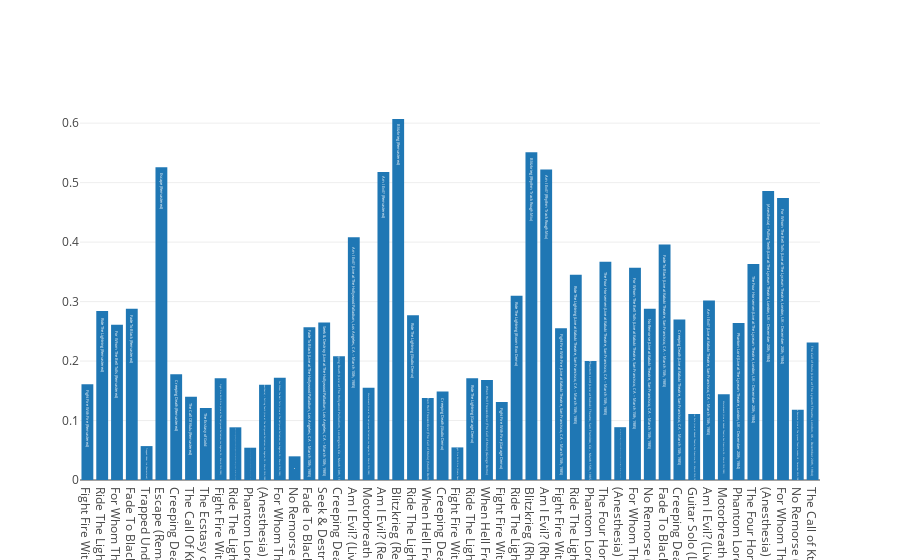

Notebook source saved alongside this figure:
### Code cell
weezer = get_album_stats('ride the lightning')

### Figure 1 — Plotly figure (JSON) as saved in the notebook; plotly's stock layout.template omitted (floating-point values rounded to 4 significant figures)
{"data": [{"text": ["Fight Fire With Fire (Remastered)", "Ride The Lightning (Remastered)", "For Whom The Bell Tolls (Remastered)", "Fade To Black (Remastered)", "Trapped Under Ice (Remastered)", "Escape (Remastered)", "Creeping Death (Remastered)", "The Call Of Ktulu (Remastered)", "The Ecstasy of Gold", "Fight Fire With Fire (Live at The Hollywood Palladium, Los Angeles, CA – March 10th, 1985)", "Ride The Lightning (Live at The Hollywood Palladium, Los Angeles, CA – March 10th, 1985)", "Phantom Lord (Live at The Hollywood Palladium, Los Angeles, CA – March 10th, 1985)", "(Anesthesia) – Pulling Teeth (Live at The Hollywood Palladium, Los Angeles, CA – March 10th, 1985)", "For Whom The Bell Tolls (Live at The Hollywood Palladium, Los Angeles, CA – March 10th, 1985)", "No Remorse (Live at The Hollywood Palladium, Los Angeles, CA – March 10th, 1985)", "Fade To Black (Live at The Hollywood Palladium, Los Angeles, CA – March 10th, 1985)", "Seek & Destroy (Live at The Hollywood Palladium, Los Angeles, CA – March 10th, 1985)", "Creeping Death (Live at The Hollywood Palladium, Los Angeles, CA – March 10th, 1985)", "Am I Evil? (Live at The Hollywood Palladium, Los Angeles, CA – March 10th, 1985)", "Motorbreath (Live at The Hollywood Palladium, Los Angeles, CA – March 10th, 1985)", "Am I Evil? (Remastered)", "Blitzkrieg (Remastered)", "Ride The Lightning (Studio Demo)", "When Hell Freezes Over (The Call of Ktulu) (Studio Demo)", "Creeping Death (Studio Demo)", "Fight Fire With Fire (Studio Demo)", "Ride The Lightning (Garage Demo)", "When Hell Freezes Over (The Call of Ktulu) (Garage Demo)", "Fight Fire With Fire (Garage Demo)", "Ride The Lightning (Boom Box Demo)", "Blitzkrieg (Rhythm Track Rough Mix)", "Am I Evil? (Rhythm Track Rough Mix)", "Fight Fire With Fire (Live at Kabuki Theatre, San Francisco, CA – March 15th, 1985)", "Ride The Lightning (Live at Kabuki Theatre, San Francisco, CA – March 15th, 1985)", "Phantom Lord (Live at Kabuki Theatre, San Francisco, CA – March 15th, 1985)", "The Four Horsemen (Live at Kabuki Theatre, San Francisco, CA – March 15th, 1985)", "(Anesthesia) – Pulling Teeth (Live at Kabuki Theatre, San Francisco, CA – March 15th, 1985)", "For Whom The Bell Tolls (Live at Kabuki Theatre, San Francisco, CA – March 15th, 1985)", "No Remorse (Live at Kabuki Theatre, San Francisco, CA – March 15th, 1985)", "Fade To Black (Live at Kabuki Theatre, San Francisco, CA – March 15th, 1985)", "Creeping Death (Live at Kabuki Theatre, San Francisco, CA – March 15th, 1985)", "Guitar Solo (Live at Kabuki Theatre, San Francisco, CA – March 15th, 1985)", "Am I Evil? (Live at Kabuki Theatre, San Francisco, CA – March 15th, 1985)", "Motorbreath (Live at Kabuki Theatre, San Francisco, CA – March 15th, 1985)", "Phantom Lord (Live at The Lyceum Theatre, London, UK – December 20th, 1984)", "The Four Horsemen (Live at The Lyceum Theatre, London, UK – December 20th, 1984)", "(Anesthesia) – Pulling Teeth (Live at The Lyceum Theatre, London, UK – December 20th, 1984)", "For Whom The Bell Tolls (Live at The Lyceum Theatre, London, UK – December 20th, 1984)", "No Remorse (Live at The Lyceum Theatre, London, UK – December 20th, 1984)", "The Call of Ktulu (Live at The Lyceum Theatre, London, UK – December 20th, 1984)"], "type": "bar", "x": ["Fight Fire With Fire (Remastered)", "Ride The Lightning (Remastered)", "For Whom The Bell Tolls (Remastered)", "Fade To Black (Remastered)", "Trapped Under Ice (Remastered)", "Escape (Remastered)", "Creeping Death (Remastered)", "The Call Of Ktulu (Remastered)", "The Ecstasy of Gold", "Fight Fire With Fire (Live at The Hollywood Palladium, Los Angeles, CA – March 10th, 1985)", "Ride The Lightning (Live at The Hollywood Palladium, Los Angeles, CA – March 10th, 1985)", "Phantom Lord (Live at The Hollywood Palladium, Los Angeles, CA – March 10th, 1985)", "(Anesthesia) – Pulling Teeth (Live at The Hollywood Palladium, Los Angeles, CA – March 10th, 1985)", "For Whom The Bell Tolls (Live at The Hollywood Palladium, Los Angeles, CA – March 10th, 1985)", "No Remorse (Live at The Hollywood Palladium, Los Angeles, CA – March 10th, 1985)", "Fade To Black (Live at The Hollywood Palladium, Los Angeles, CA – March 10th, 1985)", "Seek & Destroy (Live at The Hollywood Palladium, Los Angeles, CA – March 10th, 1985)", "Creeping Death (Live at The Hollywood Palladium, Los Angeles, CA – March 10th, 1985)", "Am I Evil? (Live at The Hollywood Palladium, Los Angeles, CA – March 10th, 1985)", "Motorbreath (Live at The Hollywood Palladium, Los Angeles, CA – March 10th, 1985)", "Am I Evil? (Remastered)", "Blitzkrieg (Remastered)", "Ride The Lightning (Studio Demo)", "When Hell Freezes Over (The Call of Ktulu) (Studio Demo)", "Creeping Death (Studio Demo)", "Fight Fire With Fire (Studio Demo)", "Ride The Lightning (Garage Demo)", "When Hell Freezes Over (The Call of Ktulu) (Garage Demo)", "Fight Fire With Fire (Garage Demo)", "Ride The Lightning (Boom Box Demo)", "Blitzkrieg (Rhythm Track Rough Mix)", "Am I Evil? (Rhythm Track Rough Mix)", "Fight Fire With Fire (Live at Kabuki Theatre, San Francisco, CA – March 15th, 1985)", "Ride The Lightning (Live at Kabuki Theatre, San Francisco, CA – March 15th, 1985)", "Phantom Lord (Live at Kabuki Theatre, San Francisco, CA – March 15th, 1985)", "The Four Horsemen (Live at Kabuki Theatre, San Francisco, CA – March 15th, 1985)", "(Anesthesia) – Pulling Teeth (Live at Kabuki Theatre, San Francisco, CA – March 15th, 1985)", "For Whom The Bell Tolls (Live at Kabuki Theatre, San Francisco, CA – March 15th, 1985)", "No Remorse (Live at Kabuki Theatre, San Francisco, CA – March 15th, 1985)", "Fade To Black (Live at Kabuki Theatre, San Francisco, CA – March 15th, 1985)", "Creeping Death (Live at Kabuki Theatre, San Francisco, CA – March 15th, 1985)", "Guitar Solo (Live at Kabuki Theatre, San Francisco, CA – March 15th, 1985)", "Am I Evil? (Live at Kabuki Theatre, San Francisco, CA – March 15th, 1985)", "Motorbreath (Live at Kabuki Theatre, San Francisco, CA – March 15th, 1985)", "Phantom Lord (Live at The Lyceum Theatre, London, UK – December 20th, 1984)", "The Four Horsemen (Live at The Lyceum Theatre, London, UK – December 20th, 1984)", "(Anesthesia) – Pulling Teeth (Live at The Lyceum Theatre, London, UK – December 20th, 1984)", "For Whom The Bell Tolls (Live at The Lyceum Theatre, London, UK – December 20th, 1984)", "No Remorse (Live at The Lyceum Theatre, London, UK – December 20th, 1984)", "The Call of Ktulu (Live at The Lyceum Theatre, London, UK – December 20th, 1984)"], "y": [0.161, 0.284, 0.261, 0.288, 0.057, 0.526, 0.178, 0.14, 0.121, 0.171, 0.0886, 0.0543, 0.16, 0.172, 0.0398, 0.257, 0.265, 0.208, 0.408, 0.155, 0.518, 0.607, 0.277, 0.138, 0.149, 0.0548, 0.171, 0.168, 0.131, 0.31, 0.551, 0.522, 0.255, 0.345, 0.2, 0.367, 0.0888, 0.357, 0.288, 0.396, 0.27, 0.111, 0.302, 0.144, 0.264, 0.363, 0.486, 0.474, 0.118, 0.231]}], "layout": {}}
